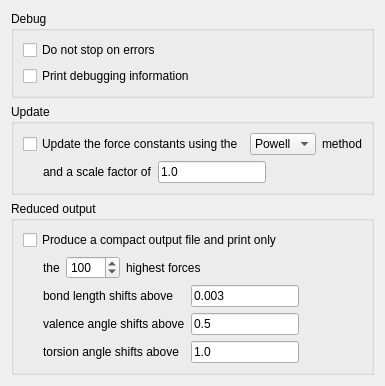
       <widget class="QWidget" name="pageDebug">
        <property name="geometry">
         <rect>
          <x>0</x>
          <y>0</y>
          <width>100</width>
          <height>30</height>
         </rect>
        </property>
        <layout class="QVBoxLayout">
         <item>
          <widget class="Q3GroupBox" name="groupBox280">
           <property name="title">
            <string>Debug</string>
           </property>
           <layout class="QVBoxLayout">
            <item>
             <widget class="QCheckBox" name="CheckBoxGOON">
              <property name="whatsThis">
               <string>&lt;p&gt;Disables convergence checks on the curvilinear displacements.&lt;/p&gt;

&lt;p&gt;Corresponding RELAX keyword: &lt;b&gt;GOON&lt;/b&gt;.&lt;/p&gt;</string>
              </property>
              <property name="text">
               <string>Do not stop on errors</string>
              </property>
             </widget>
            </item>
            <item>
             <widget class="QCheckBox" name="CheckBoxLONG">
              <property name="whatsThis">
               <string>&lt;p&gt;Shows extra debugging information.&lt;/p&gt;

&lt;p&gt;Corresponding RELAX keyword: &lt;b&gt;LONG&lt;/b&gt;.&lt;/p&gt;</string>
              </property>
              <property name="text">
               <string>Print debugging information</string>
              </property>
             </widget>
            </item>
           </layout>
          </widget>
         </item>
         <item>
          <widget class="Q3GroupBox" name="groupBox281">
           <property name="title">
            <string>Update</string>
           </property>
           <layout class="QVBoxLayout">
            <item>
             <layout class="QHBoxLayout">
              <item>
               <widget class="QCheckBox" name="CheckBoxUPDT">
                <property name="whatsThis">
                 <string>&lt;p&gt;Enables the use of an update procedure for the force constants of the internal coordinates.&lt;/p&gt;

&lt;p&gt;Corresponding RELAX keyword: &lt;b&gt;UPDT&lt;/b&gt;.&lt;/p&gt;</string>
                </property>
                <property name="text">
                 <string>Update the force constants using the</string>
                </property>
               </widget>
              </item>
              <item>
               <widget class="QComboBox" name="ComboBoxUPDT">
                <property name="whatsThis">
                 <string>&lt;p&gt;Specifies the type of update procedure for the force constants of the internal coordinates. WARNING: it is possible that your copy of BRABO does not have an implementation for the DFP (Davidson-Fletcher-Powell) method.&lt;/p&gt;

&lt;p&gt;Corresponding RELAX keyword: &lt;b&gt;UPDT&lt;/b&gt;.&lt;/p&gt;</string>
                </property>
                <item>
                 <property name="text">
                  <string>Powell</string>
                 </property>
                </item>
                <item>
                 <property name="text">
                  <string>BFSG</string>
                 </property>
                </item>
                <item>
                 <property name="text">
                  <string>DFP</string>
                 </property>
                </item>
               </widget>
              </item>
              <item>
               <widget class="QLabel" name="textLabel22">
                <property name="text">
                 <string>method</string>
                </property>
                <property name="wordWrap">
                 <bool>false</bool>
                </property>
               </widget>
              </item>
              <item>
               <spacer name="spacer324">
                <property name="orientation">
                 <enum>Qt::Horizontal</enum>
                </property>
                <property name="sizeType">
                 <enum>QSizePolicy::Expanding</enum>
                </property>
                <property name="sizeHint" stdset="0">
                 <size>
                  <width>40</width>
                  <height>20</height>
                 </size>
                </property>
               </spacer>
              </item>
             </layout>
            </item>
            <item>
             <layout class="QHBoxLayout">
              <item>
               <spacer name="spacer325">
                <property name="orientation">
                 <enum>Qt::Horizontal</enum>
                </property>
                <property name="sizeType">
                 <enum>QSizePolicy::Minimum</enum>
                </property>
                <property name="sizeHint" stdset="0">
                 <size>
                  <width>20</width>
                  <height>20</height>
                 </size>
                </property>
               </spacer>
              </item>
              <item>
               <widget class="QLabel" name="textLabel23">
                <property name="text">
                 <string>and a scale factor of</string>
                </property>
                <property name="wordWrap">
                 <bool>false</bool>
                </property>
               </widget>
              </item>
              <item>
               <widget class="QLineEdit" name="LineEditUPDT">
                <property name="whatsThis">
                 <string>&lt;p&gt;Allows changing the scale factor for the selected update procedure.&lt;/p&gt;

&lt;p&gt;Corresponding RELAX keyword: &lt;b&gt;UPDT&lt;/b&gt;.&lt;/p&gt;</string>
                </property>
                <property name="text">
                 <string>1.0</string>
                </property>
               </widget>
              </item>
              <item>
               <spacer name="spacer326">
                <property name="orientation">
                 <enum>Qt::Horizontal</enum>
                </property>
                <property name="sizeType">
                 <enum>QSizePolicy::Expanding</enum>
                </property>
                <property name="sizeHint" stdset="0">
                 <size>
                  <width>40</width>
                  <height>20</height>
                 </size>
                </property>
               </spacer>
              </item>
             </layout>
            </item>
           </layout>
          </widget>
         </item>
         <item>
          <widget class="Q3GroupBox" name="groupBox282">
           <property name="title">
            <string>Reduced output</string>
           </property>
           <layout class="QVBoxLayout">
            <item>
             <widget class="QCheckBox" name="CheckBoxSHRT">
              <property name="whatsThis">
               <string>&lt;p&gt;Switches to a compact output which limits the number of forces, bond length shift, valence angle shifts and torsion angle shifts to be displayed.&lt;/p&gt;

&lt;p&gt;Corresponding RELAX keyword: &lt;b&gt;SHRT&lt;/b&gt;.&lt;/p&gt;</string>
              </property>
              <property name="text">
               <string>Produce a compact output file and print only</string>
              </property>
             </widget>
            </item>
            <item>
             <layout class="QHBoxLayout">
              <item>
               <spacer name="spacer328">
                <property name="orientation">
                 <enum>Qt::Horizontal</enum>
                </property>
                <property name="sizeType">
                 <enum>QSizePolicy::Minimum</enum>
                </property>
                <property name="sizeHint" stdset="0">
                 <size>
                  <width>20</width>
                  <height>20</height>
                 </size>
                </property>
               </spacer>
              </item>
              <item>
               <layout class="QVBoxLayout">
                <item>
                 <layout class="QHBoxLayout">
                  <item>
                   <widget class="QLabel" name="TextLabelSHRT1">
                    <property name="text">
                     <string>the</string>
                    </property>
                    <property name="wordWrap">
                     <bool>false</bool>
                    </property>
                   </widget>
                  </item>
                  <item>
                   <widget class="QSpinBox" name="SpinBoxSHRT">
                    <property name="whatsThis">
                     <string>&lt;p&gt;Sets the number of highest forces to be printed in the ouput file.&lt;/p&gt;

&lt;p&gt;Corresponding RELAX keyword: &lt;b&gt;SHRT&lt;/b&gt;.&lt;/p&gt;</string>
                    </property>
                    <property name="minimum">
                     <number>1</number>
                    </property>
                    <property name="maximum">
                     <number>9999</number>
                    </property>
                    <property name="value">
                     <number>100</number>
                    </property>
                   </widget>
                  </item>
                  <item>
                   <widget class="QLabel" name="TextLabelSHRT2">
                    <property name="text">
                     <string>highest forces</string>
                    </property>
                    <property name="wordWrap">
                     <bool>false</bool>
                    </property>
                   </widget>
                  </item>
                  <item>
                   <spacer name="spacer327">
                    <property name="orientation">
                     <enum>Qt::Horizontal</enum>
                    </property>
                    <property name="sizeType">
                     <enum>QSizePolicy::Expanding</enum>
                    </property>
                    <property name="sizeHint" stdset="0">
                     <size>
                      <width>40</width>
                      <height>20</height>
                     </size>
                    </property>
                   </spacer>
                  </item>
                 </layout>
                </item>
                <item>
                 <layout class="QGridLayout">
                  <item row="1" column="1">
                   <widget class="QLineEdit" name="LineEditSHRT2">
                    <property name="whatsThis">
                     <string>&lt;p&gt;Sets the limit for the minimal valence angle shifts to be printed in the ouput file.&lt;/p&gt;

&lt;p&gt;Corresponding RELAX keyword: &lt;b&gt;SHRT&lt;/b&gt;.&lt;/p&gt;</string>
                    </property>
                    <property name="text">
                     <string>0.5</string>
                    </property>
                   </widget>
                  </item>
                  <item row="2" column="1">
                   <widget class="QLineEdit" name="LineEditSHRT3">
                    <property name="whatsThis">
                     <string>&lt;p&gt;Sets the limit for the minimal torsion angle shifts to be printed in the ouput file.&lt;/p&gt;

&lt;p&gt;Corresponding RELAX keyword: &lt;b&gt;SHRT&lt;/b&gt;.&lt;/p&gt;</string>
                    </property>
                    <property name="text">
                     <string>1.0</string>
                    </property>
                   </widget>
                  </item>
                  <item row="0" column="1">
                   <widget class="QLineEdit" name="LineEditSHRT1">
                    <property name="whatsThis">
                     <string>&lt;p&gt;Sets the limit for the minimal bond length shifts to be printed in the ouput file.&lt;/p&gt;

&lt;p&gt;Corresponding RELAX keyword: &lt;b&gt;SHRT&lt;/b&gt;.&lt;/p&gt;</string>
                    </property>
                    <property name="text">
                     <string>0.003</string>
                    </property>
                   </widget>
                  </item>
                  <item row="2" column="0">
                   <widget class="QLabel" name="TextLabelSHRT5">
                    <property name="text">
                     <string>torsion angle shifts above</string>
                    </property>
                    <property name="wordWrap">
                     <bool>false</bool>
                    </property>
                   </widget>
                  </item>
                  <item row="1" column="0">
                   <widget class="QLabel" name="TextLabelSHRT4">
                    <property name="text">
                     <string>valence angle shifts above</string>
                    </property>
                    <property name="wordWrap">
                     <bool>false</bool>
                    </property>
                   </widget>
                  </item>
                  <item row="0" column="0">
                   <widget class="QLabel" name="TextLabelSHRT3">
                    <property name="text">
                     <string>bond length shifts above</string>
                    </property>
                    <property name="wordWrap">
                     <bool>false</bool>
                    </property>
                   </widget>
                  </item>
                 </layout>
                </item>
               </layout>
              </item>
              <item>
               <spacer name="spacer329">
                <property name="orientation">
                 <enum>Qt::Horizontal</enum>
                </property>
                <property name="sizeType">
                 <enum>QSizePolicy::Expanding</enum>
                </property>
                <property name="sizeHint" stdset="0">
                 <size>
                  <width>40</width>
                  <height>20</height>
                 </size>
                </property>
               </spacer>
              </item>
             </layout>
            </item>
           </layout>
          </widget>
         </item>
         <item>
          <spacer name="spacer41">
           <property name="orientation">
            <enum>Qt::Vertical</enum>
           </property>
           <property name="sizeType">
            <enum>QSizePolicy::Expanding</enum>
           </property>
           <property name="sizeHint" stdset="0">
            <size>
             <width>20</width>
             <height>40</height>
            </size>
           </property>
          </spacer>
         </item>
        </layout>
       </widget>
